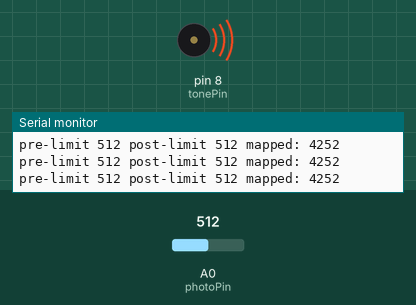
Simulated run of this sketch. Board: Arduino Uno, built with avr-gcc and run on an emulated ATmega328P. Shown: buzzer (waves = sounding), the last lines printed to the serial monitor. The test bench sets the inputs (shaded band); at power-on: A0 (photoPin) = 512.

Above: at 1.2 s.
1.3 s: A0 (photoPin) set to 128
At 2.1 s:
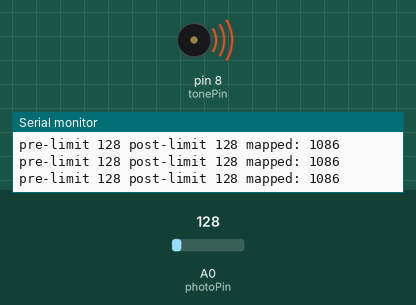
4.3 s: A0 (photoPin) set to 109
At 5.4 s:
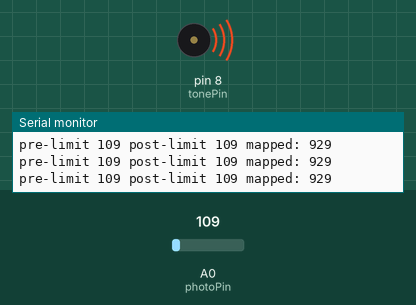
Timing chart, 0 to 7.3 s (numbered marks = the images above; inputs shaded):
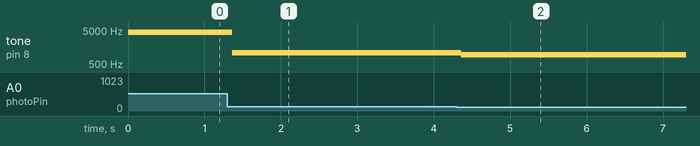

The sketch:

theremin.ino
```cpp
int tonePin = 8;
int photoPin = A0;
int photoRead = 0;

int lowLimit = 30;
int highLimit = 600;

void setup() {
  // put your setup code here, to run once:
  Serial.begin(9600);
}

void loop() {
  //input
  photoRead = analogRead(photoPin);
  Serial.print("pre-limit ");
  Serial.print(photoRead);

  if (photoRead < lowLimit) {
    photoRead = lowLimit;
  }

  if(photoRead > highLimit){
    photoRead = highLimit;
  }

  int mapped = map(photoRead, 0, 600, 31, 4978);
  Serial.print(" post-limit ");
  Serial.print(photoRead);
  Serial.print(" mapped: ");
  Serial.println(mapped);

  //output
  tone(tonePin, mapped, 100);

}
```

Measured:
- after the input at 1.3 s, tone on pin 8 (tonePin): 4252 Hz → 1086 Hz after 0.06 s
- after the input at 4.3 s, tone on pin 8 (tonePin): 1086 Hz → 929 Hz after 0.06 s
